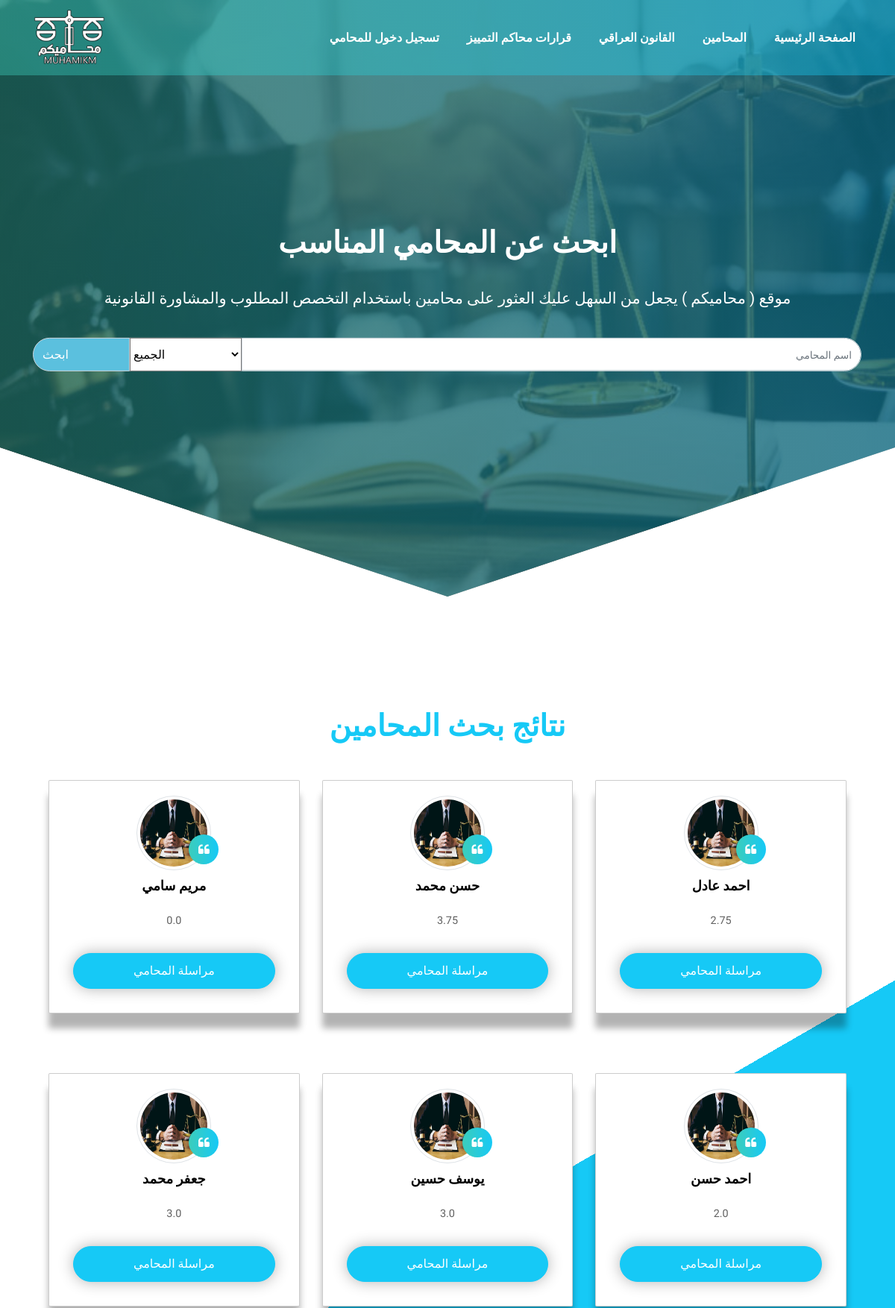
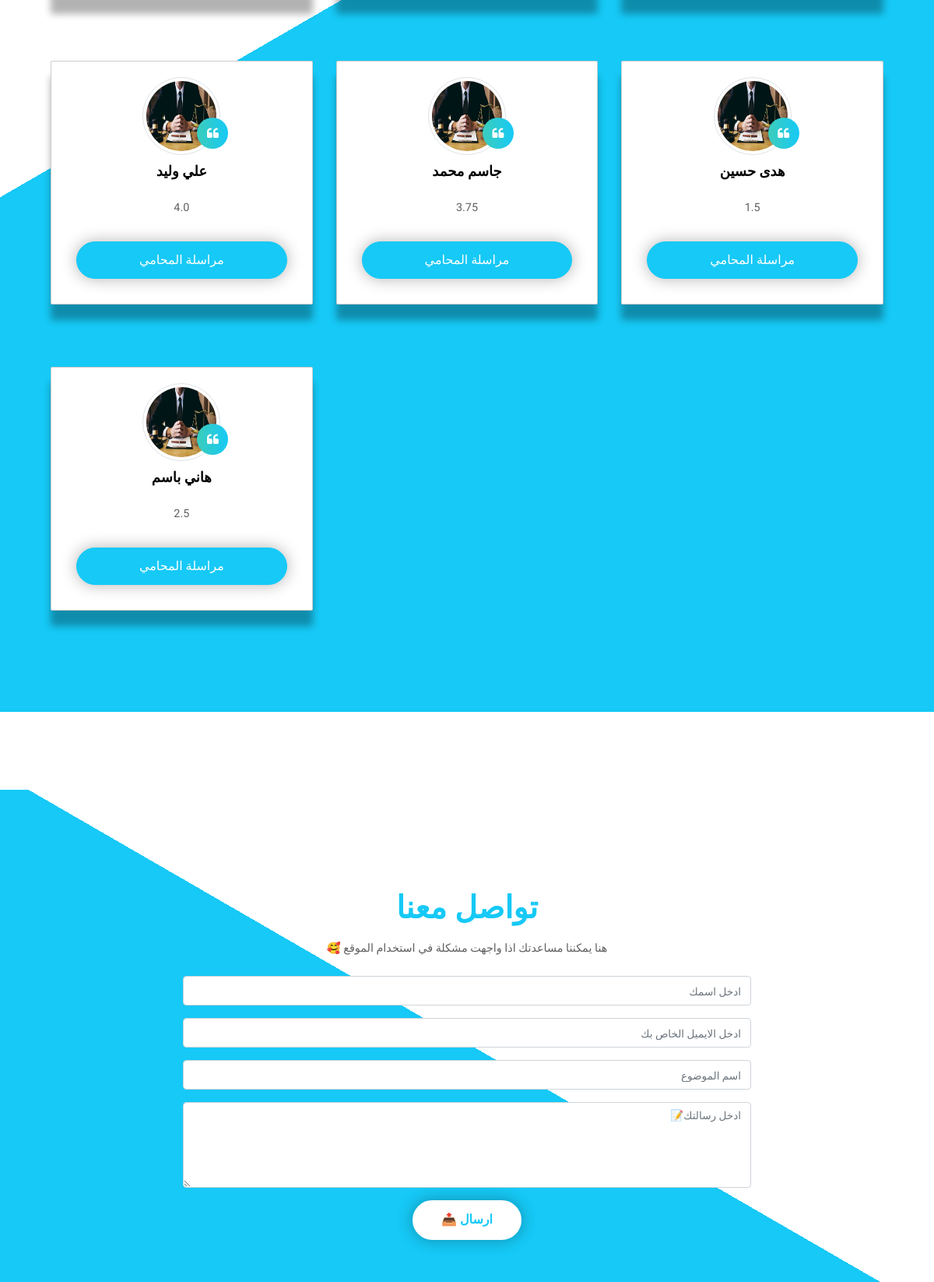
Screenshot of /lawyers-search (upper part) with the database file from the repository (2 pictures, top to bottom).
### tables this page shows
CREATE TABLE "lawyers" (
	"id"	INTEGER NOT NULL UNIQUE,
	"name"	TEXT,
	"password"	TEXT,
	"number"	TEXT,
	"email"	TEXT,
	"city"	TEXT,
	"gmaps link"	TEXT,
	"picture"	TEXT,
	"license"	TEXT,
	"specialization"	INTEGER,
	"years of experince"	INTEGER,
	"verfied"	INTEGER,
	"total_rating"	REAL,
	PRIMARY KEY("id" AUTOINCREMENT)
);

### app.py (the view)
@app.route("/lawyers-search", methods=["GET", "POST"])
def search():
    if request.method == "POST" :
        name = f"%{request.form.get('Search')}%"
        city= request.form.get('city')
        rating_list=[]
        if city == "all":
            result = db.execute("SELECT name, picture, total_rating FROM lawyers WHERE name LIKE ? AND verfied = 1  ", name)
        else :
            result = db.execute("SELECT name, picture, total_rating FROM lawyers WHERE name LIKE ? AND city = ? AND verfied = 1  ", name, city)
        return render_template ("lawy-result.html",lawyer= result , len= len(result) ,rating= rating_list)
    else:
        result = db.execute("SELECT name, picture,total_rating FROM lawyers WHERE verfied = 1 ")
        return render_template("lawy-result.html",lawyer= result , len= len(result))

### templates/lawy-result.html (shortened to what this page needs)
<!DOCTYPE html>
<html lang="en">
<head>
    <link rel="stylesheet" href="/static/lawy-srch.css">
    <link rel="stylesheet" href="https://cdnjs.cloudflare.com/ajax/libs/font-awesome/4.7.0/css/font-awesome.min.css"
 />
    <link rel="stylesheet" href="https://maxcdn.bootstrapcdn.com/bootstrap/4.5.2/css/bootstrap.min.css">
</head>
<body>
        <div class="header" id="topheader">
            <nav class="navbar navbar-expand-lg navbar-dark fixed-top">
                <div class="container">
                    <img class="navbar-brand" src="/static/img/photo_2021-01-30_14-48-09-Recovered.png" style="width: 6rem;">
                    <div class="collapse navbar-collapse" id="navbarSupportedContent">
                    <ul class="navbar-nav ml-auto">
                        <li class="nav-item">
                            <a class="nav-link" href="https://mohamikm.herokuapp.com/login">تسجيل دخول للمحامي <span class="sr-only">(current)</span></a>
                        </li>
                        <li class="nav-item">
                            <a class="nav-link" href="#"> قرارات محاكم التمييز<span class="sr-only">(current)</span></a>
                        </li>
                        <li class="nav-item">
                            <a class="nav-link" href="https://mohamikm.herokuapp.com/laws"> القانون العراقي<span class="sr-only">(current)</span></a>
                        </li>
                        <li class="nav-item">
                            <a class="nav-link" href="https://mohamikm.herokuapp.com/lawyers-search">المحامين <span class="sr-only">(current)</span></a>
                        </li>
                        <li class="nav-item active">
                            <a class="nav-link" href="https://mohamikm.herokuapp.com/">الصفحة الرئيسية <span class="sr-only">(current)</span></a>
                        </li>
                    </ul>
                    </div>
                </div>
            </nav>
            <section class="header-section">
                <div class="center-div">
                    <h1 class="font-weight-bold">
                        ابحث عن المحامي المناسب
                    </h1>
                    <p> موقع ( محاميكم ) يجعل من السهل عليك العثور على محامين باستخدام
                        التخصص المطلوب والمشاورة القانونية
                    </p>
                    <form method="POST" action="/lawyers-search">
                        <div class="input-group mb-3 container">
                            <div class="input-group-append">
                                <button class="input-group-text">ابحث</button>
                                <div class="select-wrapper">
                                    <select name="city" id="city">
                                        <option value="all" >الجميع</option>
                                    </select>
                                </div>
                            </div>
                            <input type="text" name="Search" class="form-control upperfooter" style="color: black;" placeholder="اسم المحامي">
                        </div>
                    </form>
                </div>
            </section>
        </div>
   <section class="top-teen">
    <div class="container headings text-center">
    <h1 class="text-center font-weight-bold" style="margin-bottom: 3rem; color: #16c9f6;">نتائج بحث المحامين</h1>
    </div>
        <div class="container">
            {%for x in range(len) %}
                {% if x % 3 == 0  %}
                    <div class="">
                    <div class="row">
                {%endif%}
                        <div class="col-lg-4 col-md-4 col-12">
                            <div class="box">
                                {% if  lawyer[x]["picture"] != None %}
                                <a class="img" href="#"><img src=" {{ lawyer[x]['picture'] }} "
                                        class="img-fluidi img-thumbnail"></a>
                                {%else%}
                                <a class="img" href="#"><img src="/static/img/criminal.jpg"
                                    class="img-fluidi img-thumbnail"></a>
                                {%endif%}
                                        <h1>{{ lawyer[x]["name"] }}</h1>
                                        <p class="m-4"> {{ lawyer[x]["total_rating"] }}</p>
                                <div class="topteen-button">
                                    <a href="#"> مراسلة المحامي </a>
                                </div>
                            </div>
                        </div>
                {% if (x + 1 ) % 3 == 0%}
                    </div>
                    </div>
                {%endif%}
            {%endfor%}
        </div>
    </div>
</section>
    <section class="contactus" id="contactid">
        <div class="container headings text-center">
            <h1 class="text-center font-weight-bold mt-5" style="color:  #16c9f6;">تواصل معنا</h1>
            <p class="pt-2 mb-4">🥰 هنا يمكننا مساعدتك اذا واجهت مشكلة في استخدام الموقع</p>
        </div>
        <div class="container">
            <div class="row">
                <div class="col-lg-8 col-md-8 col-10 offset-lg-2 offset-md-2 offset-1">
                    <form action="/action_page.php">
                        <div class="form-group">
                            <input type="text" class="form-control" placeholder="ادخل اسمك" id="Username" required
                                autocomplete="off">
                        </div>
                        <form action="/action_page.php">
                            <div class="form-group">
                                <input type="email" class="form-control" placeholder="ادخل الايميل الخاص بك" id="email"
                                    required autocomplete="off">
                            </div>
                            <form action="/action_page.php">
                                <div class="form-group">
                                    <input type="text" class="form-control" placeholder="اسم الموضوع" id="text" required
                                        autocomplete="off">
                                </div>
                                <div class="form-group">
                                    <textarea class="form-control" placeholder="ادخل رسالتك📝" rows="4"
                                        id="comment"></textarea>
                                </div>
                                <div class="d-flex justify-content-center">
                                    <button class="form-button" type="submit">📤 ارسال</button>
                                </div>
                            </form>
                </div>
            </div>
        </div>
    </section>
</body>
</html>

### static/lawy-srch.css (style rules this page uses)
html { scroll-behavior: smooth; }
* { margin: 0; padding: 0; box-sizing: border-box; font-family: 'Lemonada', cursive; }
a { text-decoration: none !important; }
li { list-style: none !important; }
p { font-size: 0.9rem; line-height: 1.6; font-weight: 400; color: #606060; }
.header { width: 100%; height: 100vh; background-image: linear-gradient(rgba(0, 0, 0, 0.637), rgba(0, 0, 0, 0.637)), url(./img/Best-Top-10-Lawyers-In-Islamabad-750x400.jpg); background-repeat: no-repeat; background-size: 100% 100%; clip-path: polygon(100% 0%, 100% 75%, 50% 100%, 0 75%, 0 0); position: relative; }
.header::before { content: ""; position: absolute; top: 0%; bottom: 0%; left: 0; right: 0; opacity: .4; z-index: -1; background: linear-gradient(to right, #1e5799 0%, #3ccdbb 0%, #16c9f6 100%); }
.navbar:before { content: ""; position: absolute; top: 0%; bottom: 0%; left: 0; right: 0; opacity: .4; z-index: -1; background: linear-gradient(to right, #1e5799 0%, #3ccdbb 0%, #16c9f6 100%); }
select { font-size: 1rem; margin: 2rem 0; background: #fff; outline: none; min-width: 150px; min-height: 45px; }
.nav-item a { color: #ffffff !important; font-weight: bold; margin-left: 1.3rem; }
.header-section { width: 100%; height: inherit; color: white; text-align: center; position: relative; }
.center-div { width: 100%; height: auto; position: absolute; top: 50%; left: 50%; transform: translate(-50%, -50%); -ms-transform: translate(-50%, -50%); -webkit-transform: translate(-50%, -50%); }
.center-div p { font-size: 1.3rem; padding: 10px 0 20px 0; color: white; }
.center-div h1 { line-height: 2; }
.top-teen { width: 100%; height: auto; margin: 100px 0; text-align: center; padding: 50px; position: relative; background: linear-gradient(330deg, #16c9f6 55%, #fff 0%); }
.box { text-align: center; border: 1px solid rgba(0, 0, 0, 0.2); box-shadow: 0 20px 10px 0 rgba(0, 0, 0, 0.3); border-radius: 2px; transition: 0.3s ease; background: #fff; margin-bottom: 5rem; }
.box .img:after { content: "\f10d"; font-family: FontAwesome; width: 40px; height: 40px; border-radius: 50%; background: linear-gradient(to right, #1e5799 0%, #3ccdbb 0%, #16c9f6 100%); color: white; position: absolute; top: 120%; left: 70%; display: flex; justify-content: center; align-items: center; }
.topteen-button a { color: #fff !important; }
.topteen-button { border: 1px solid #16c9f6; border-radius: 100px; margin: 2rem 2rem; padding: 12px 35px; outline: none; font-size: 1rem; font-weight: 400; line-height: 1.4; text-align: center; background: #16c9f6; text-decoration: none; box-shadow: 0 0 20px 0 rgba(0, 0, 0, 0.3); }
.box h1 { font-size: 18px; font-weight: 700; color: #000; margin: 10px 0; }
.box a { position: relative; }
.box a img { width: 100px; height: 100px; border-radius: 50%; margin-top: 20px; }
.contactus { width: 100%; height: 100vh; padding: 80px 0; position: relative; }
.contactus:before { content: ""; position: absolute; top: 0; left: 0; bottom: 0; right: 0; z-index: -1; background: linear-gradient(30deg, #16c9f6 55%, #fff 0%); }
.form-control { direction: rtl; }
.form-button { border: 2px solid #fff; border-radius: 100px; margin: 0 5px; padding: 12px 35px; outline: none !important; color: #16c9f6; background: #fff; font-size: 1rem; font-weight: 600; line-height: 1.4; text-align: center; box-shadow: 0 0 20px 0 rgba(0, 0, 0, 0.3); }
::placeholder { font-size: 0.85rem; }
.upperfooter { border-radius: 0px 100px 100px 0px !important; min-width: 150px; min-height: 45px; }
.input-group-text { color: #fff !important; background: #5bc0de !important; border-radius: 100px 0 0 100px !important; min-width: 130px; min-height: 45px; }
.footer-text h3, p, li { text-align: center; }

### rows the page displays
lawyers: name "مريم سامي", total_rating "0.0"
lawyers: name "حسن محمد", total_rating "3.75"
lawyers: name "احمد عادل", total_rating "2.75"
lawyers: name "جعفر محمد", total_rating "3.0"
lawyers: name "يوسف حسين", total_rating "3.0"
lawyers: name "احمد حسن", total_rating "2.0"
lawyers: name "علي وليد", total_rating "4.0"
lawyers: name "جاسم محمد", total_rating "3.75"
lawyers: name "هدى حسين", total_rating "1.5"
lawyers: name "هاني باسم", total_rating "2.5"
